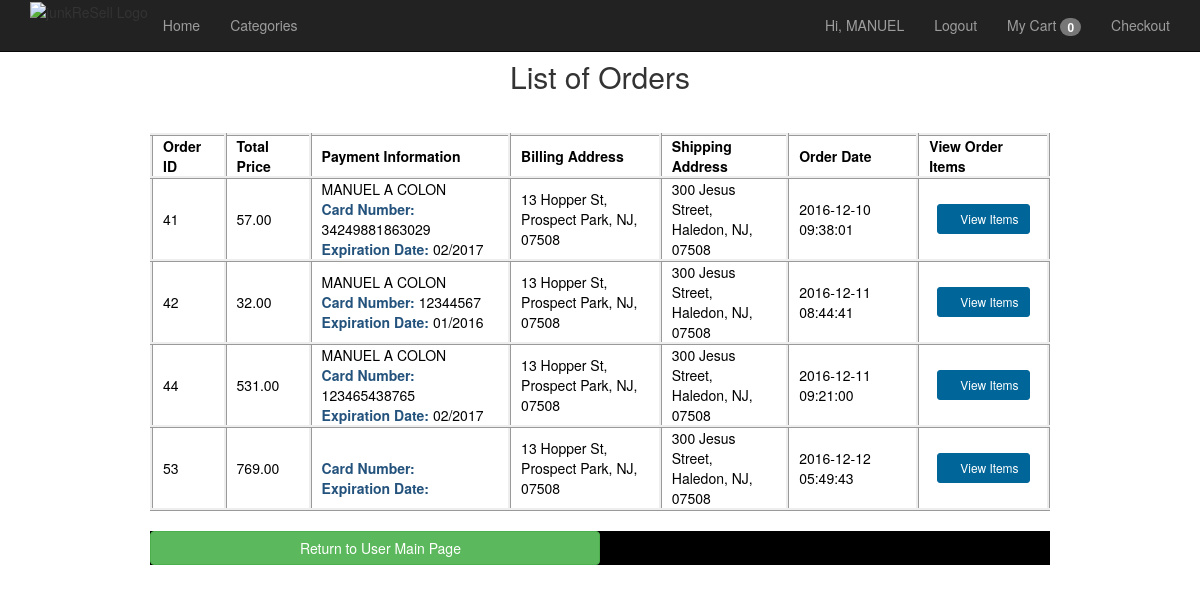
The page /account/viewOrders.php (signed in) on the database its author committed.
### tables this page shows
CREATE TABLE `orders` (
  `id` int(11) NOT NULL,
  `userID` int(11) NOT NULL,
  `total_price` float(10,2) NOT NULL,
  `created` datetime NOT NULL,
  `cardFullName` varchar(65) NOT NULL,
  `cardNumber` char(16) NOT NULL,
  `cardExpires` char(7) NOT NULL,
  `cvv` int(11) NOT NULL,
  `billingAddressID` int(11) NOT NULL,
  `shipAddressID` int(11) NOT NULL,
  `modified` datetime NOT NULL,
  `status` enum('1','0') NOT NULL DEFAULT '1'
);

CREATE TABLE `addresses` (
  `addressID` int(11) NOT NULL,
  `userID` int(11) NOT NULL,
  `address` varchar(60) NOT NULL,
  `city` varchar(40) NOT NULL,
  `state` varchar(2) NOT NULL,
  `zipCode` varchar(10) NOT NULL,
  `phone` varchar(12) NOT NULL,
  `disabled` tinyint(1) NOT NULL DEFAULT '0'
);

### account/viewOrders.php (the view, shortened to what this page needs)
<?php
    global $db;
    $userID = $_SESSION['userID'];
    $queryUser = "SELECT *
                     FROM orders
                     WHERE userID='$userID' ORDER by id ";
    $result = $db->prepare($queryUser);
    $result->execute();
    $orders = $result->fetchAll();
?>
<?php include '../view/header.php'; ?>
	<h2 align="center">List of Orders</h2><br>
	<table align="center">
	<tbody>
		<tr>
		  <td style="font-weight: bold;">Order ID</td>
		  <td style="font-weight: bold;">Total Price</td>
		  <td style="font-weight: bold;">Payment Information</td>
		  <td style="font-weight: bold;">Billing Address</td>
		  <td style="font-weight: bold;">Shipping Address</td>
	    <td style="font-weight: bold;">Order Date</td>
		  <td style="font-weight: bold;">View Order Items</td>
		</tr>
		<?php foreach ($orders as $order) : ?>
			<tr>
			<td><?php echo $order['id']; ?></td>
			<td><?php echo $order['total_price']; ?></td>
			<td>
        <?php echo $order['cardFullName'];?><br>
        <span style="font-weight: bold; color: #23527c">Card Number:</span>
        <?php echo $order['cardNumber'];?><br>
        <span style="font-weight: bold; color: #23527c">Expiration Date:</span>
        <?php echo $order['cardExpires'];?>
      </td>
      <?php
        $billAddressID = $order['billingAddressID'];
        $queryUser = "SELECT *
                       FROM addresses
                       WHERE userID='$userID' AND addressID='$billAddressID'";
        $result = $db->prepare($queryUser);
        $result->execute();
        $billAddress = $result->fetchAll();
      ?>
			<td>
          <?php echo $billAddress[0]['address'] . ", <br>" . $billAddress[0]['city'] . ", "
                     . $billAddress[0]['state'] . ", " . $billAddress[0]['zipCode']; ?>
      </td>
      <?php
        $shipAddressID = $order['shipAddressID'];
        $queryUser = "SELECT *
                      FROM addresses
                      WHERE userID='$userID' AND addressID='$shipAddressID'";
        $result = $db->prepare($queryUser);
        $result->execute();
        $shipAddress = $result->fetchAll();
      ?>
			<td>
        <?php echo $shipAddress[0]['address'] . ", <br>" . $shipAddress[0]['city'] . ", "
                     . $shipAddress[0]['state'] . ", " . $shipAddress[0]['zipCode']; ?>
			<td>
        <?php echo $order['created']; ?>
      </td>
			<td align="center" style="padding-top: 4px; padding-bottom: 4px;">
				<a href="viewOrderItems.php?id=<?php echo $order['id']; ?>" class="btn btn-default btn-sm"
					style="background-color:#006699; color:white; border-color:#006699">
          		<span class="glyphicon glyphicon-list-alt"></span> View Items</a></td>
			</tr>
		<?php endforeach; ?></p>
	</tbody>
  </table><br>
  <table style="background-color: #000" align="center">
    <tbody>
      <tr>
        <td style="border-style: none; padding-left: 0px; padding-right: 0px;">
          <a href="index.php" class="btn btn-success btn-block" style="width: 50%">
            <i class="glyphicon glyphicon-menu-left"></i>Return to User Main Page
          </a>
        </td>
      </tr>
    </tbody>
  </table>
</body>
</html>

### view/header.php (style rules this page uses)
body { padding-top: 40px; }

### account/viewOrders.php (style rules this page uses)
td { border-style: inset; padding-left: 10px; padding-right: 10px; }
table { width:75%; background-color: #fff; color: #000 }

### rows shown on the page
orders: id "41", total_price "57.00", cardFullName "MANUEL A COLON", cardNumber "34249881863029", cardExpires "02/2017", addresses.address "13 Hopper St", addresses.city "Prospect Park", addresses.state "NJ", addresses.zipCode "07508", addresses.address "300 Jesus Street", addresses.city "Haledon", created "2016-12-10 09:38:01"
orders: id "42", total_price "32.00", cardFullName "MANUEL A COLON", cardNumber "12344567", cardExpires "01/2016", addresses.address "13 Hopper St", addresses.city "Prospect Park", addresses.state "NJ", addresses.zipCode "07508", addresses.address "300 Jesus Street", addresses.city "Haledon", created "2016-12-11 08:44:41"
orders: id "44", total_price "531.00", cardFullName "MANUEL A COLON", cardNumber "123465438765", cardExpires "02/2017", addresses.address "13 Hopper St", addresses.city "Prospect Park", addresses.state "NJ", addresses.zipCode "07508", addresses.address "300 Jesus Street", addresses.city "Haledon", created "2016-12-11 09:21:00"
orders: id "53", total_price "769.00", addresses.address "13 Hopper St", addresses.city "Prospect Park", addresses.state "NJ", addresses.zipCode "07508", addresses.address "300 Jesus Street", addresses.city "Haledon", created "2016-12-12 05:49:43"

### other values the page prints
$user "MANUEL"
$cartNumOfItems "0"
